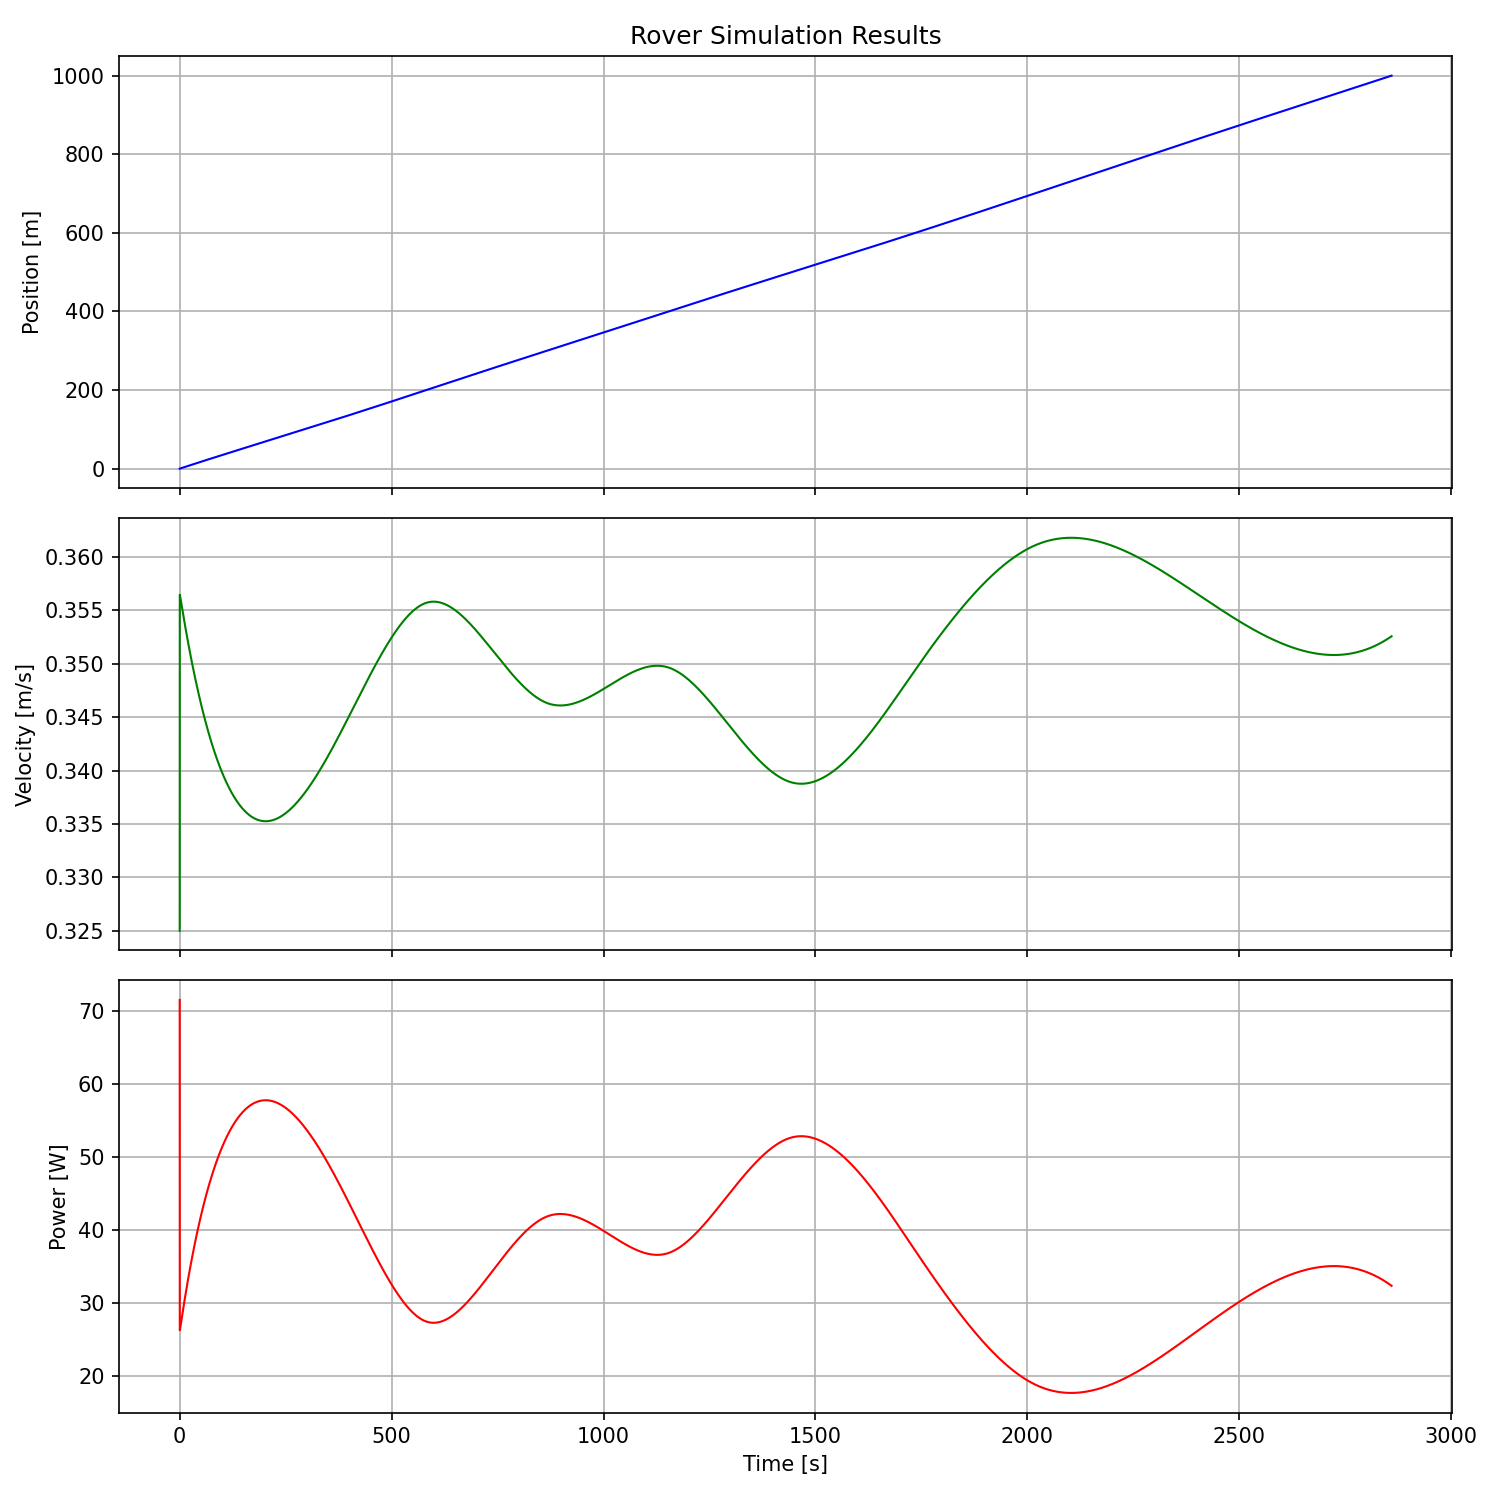

Reproduce this figure in Python.
import numpy as np
import matplotlib.pyplot as plt
from subfunctions import rover, planet, simulate_rover
from define_experiment import experiment1



# Load the experiment and end_event dictionaries
experiment, end_event = experiment1()

# Override end_event fields per Task 8 instructions
end_event['max_distance']  = 1000
end_event['max_time']      = 10000
end_event['min_velocity']  = 0.01

# Run the rover simulation
rover = simulate_rover(rover, planet, experiment, end_event)

# Extract telemetry data
tel = rover['telemetry']

# Compute energy per distance for the telemetry table
energy_per_distance = tel['battery_energy'] / tel['distance_traveled']

# plotting 3x1 subplot

fig, (ax1, ax2, ax3) = plt.subplots(3, 1, figsize=(10, 10), sharex=True)

# Subplot 1: Position vs. Time
ax1.plot(tel['time'], tel['position'], 'b-', linewidth=1)
ax1.set_ylabel('Position [m]')
ax1.set_title('Rover Simulation Results')
ax1.grid(True)

# Subplot 2: Velocity vs. Time
ax2.plot(tel['time'], tel['velocity'], 'g-', linewidth=1)
ax2.set_ylabel('Velocity [m/s]')
ax2.grid(True)

# Subplot 3: Power vs. Time
ax3.plot(tel['time'], tel['power'], 'r-', linewidth=1)
ax3.set_xlabel('Time [s]')
ax3.set_ylabel('Power [W]')
ax3.grid(True)

plt.tight_layout()
plt.savefig('rover_experiment1.png', dpi=150)
plt.show()

# table just in case

#print("\n===== Rover Telemetry Summary =====")
#print(f"  Completion Time:       {tel['completion_time']:.2f} s")
#print(f"  Distance Traveled:     {tel['distance_traveled']:.2f} m")
#print(f"  Max Velocity:          {tel['max_velocity']:.4f} m/s")
#print(f"  Average Velocity:      {tel['average_velocity']:.4f} m/s")
#print(f"  Battery Energy:        {tel['battery_energy']:.2f} J")
#print(f"  Energy per Distance:   {energy_per_distance:.2f} J/m")

# Task 9

#battery_capacity = 0.9072e6  # Joules (Lithium Iron Phosphate battery pack)

#print("\n===== Task 9: Energy Analysis =====")
#print(f"  Battery Capacity:      {battery_capacity:.2f} J")
#print(f"  Energy Required:       {tel['battery_energy']:.2f} J")

#if tel['battery_energy'] <= battery_capacity:
 #   print("  Result: The rover CAN complete the mission with this battery pack.")
#else:
 #   print("  Result: The rover CANNOT complete the mission with this battery pack.")
